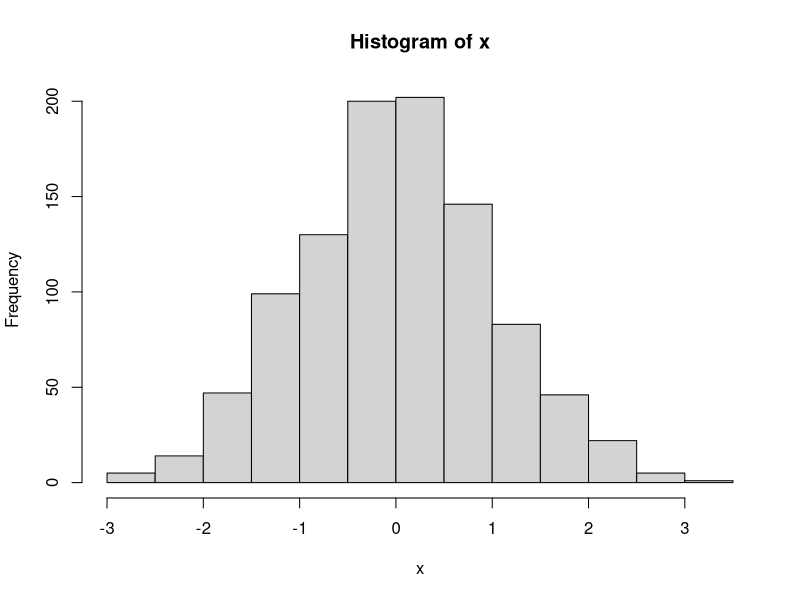
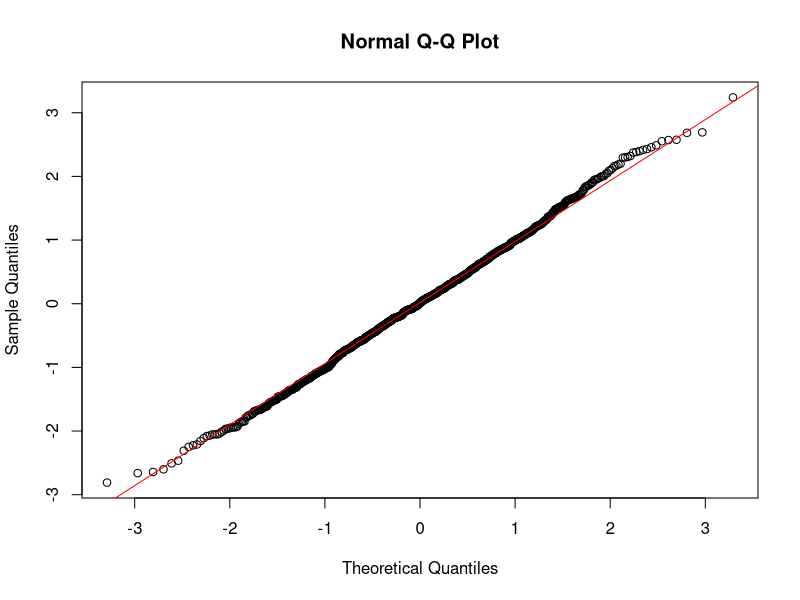

Generate these figures, in order, with R:
## ---- chunk 1

set.seed(123)

## ---- chunk 2

x <- rnorm(n = 1000)

hist(x)

## ---- chunk 3

qqnorm(x)
qqline(y = x,
       col = "red")

## ---- chunk 4

# HIPOTESE NULA: EH NORMALIZADO
# P < 0.05 REJEITO A HIP. NULA

shapiro.test(x)

